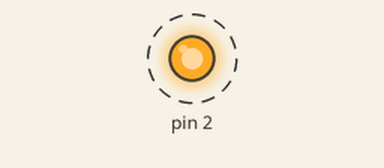
The sketch below on a simulated Arduino Uno, built with avr-gcc and run on an emulated ATmega328P. Shown: output pins drawn as LEDs (lit = HIGH). Dashed ring = blinking. What the sketch prints to the serial monitor is not drawn.

Above: at 0.5 s.
Timing chart, 0 to 4.6 s (numbered marks = the images above):
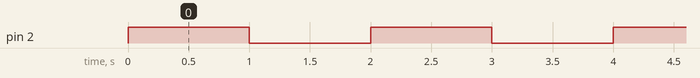

The sketch:

logic-analyzer-uart-decode.ino
```cpp
// Same Blink sketch as week 1.
// GPIO2 toggles every second, and the text leaves the chip on TXD (UART0) at 115200 8N1.
// Capture GPIO2 or TXD with the logic analyzer and decode it in PulseView.
void setup() {
  Serial.begin(115200);
  pinMode(2, OUTPUT);
}

void loop() {
  digitalWrite(2, HIGH);
  Serial.println("LED ON");
  delay(1000);
  digitalWrite(2, LOW);
  Serial.println("LED OFF");
  delay(1000);
}
```

Measured:
- by itself, pin 2: alternates HIGH for 1.0 s and LOW for 1.0 s
